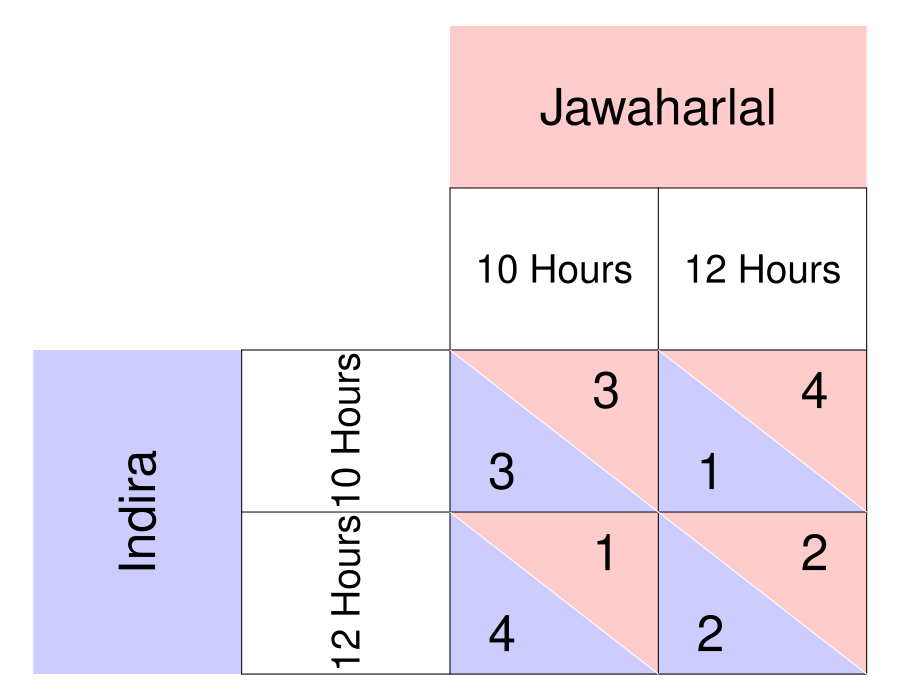

This chart was generated by the following R code:
require(ggplot2)
require(shape)
pdf(file = "society/matrix_fishermen_nosoln_ij.pdf", width = 9, height = 7)

par(mar =  c(0, 0, 0, 0))
xlims <- c(0, 8)
ylims <- c(0, 8)

#TextSizes
PlayerSize <- 3
StratSize <- 2.3
PayoffSize <- 3

p1fadelevel <- 0.2
p2fadelevel <- 0.2

#Payoffs are listed as c("NW", "SW", "NE", "SE")

#Considerations for Player 1
P1Name <- c("Indira")
P1Strat <- c("10 Hours", "12 Hours")
P1Payoffs <- c("3", "4", "1", "2")
P1BR1 <- c("SW") #Must be NW or SW - the BR prints accordingly. 
P1BR2 <- c("SE") #Must be NE or SE - the BR prints accordingly. 
P1bestsize <- 2.5 #Adjusts size of point indicating best response of P1
#NW = (5, 3); SW = (5,1); NE = (7, 3); SE = (7, 1)

#Considerations for Player 2
P2Name <- c("Jawaharlal")
P2Strat <- c("10 Hours", "12 Hours")
P2Payoffs <- c("3", "1", "4", "2")
P2BR1 <- c("NE") #Must be NW or SW - the BR prints accordingly. 
P2BR2 <- c("SE") #Must be NE or SE - the BR prints accordingly. 
P2bestsize <- 4 #Adjusts size of circle indicating best response of P1

plot(0, 0, xlim = xlims, ylim = ylims, type = "n",
     xlab = expression(""),
     ylab = expression(""),
     xaxt = "n", 
     yaxt = "n", 
     cex.lab = 2, 
     bty = "n")



#Color and label for Player 1 and their strategies
polygon(c(0,0,2,2,0), c(0,4,4,0,0), col=rgb(0, 0, 1, p1fadelevel), density=NULL, border = NA)
text(1, 2, P1Name[1], srt = 90, cex = PlayerSize)

text(3, 3, P1Strat[1], cex = StratSize, srt = 90)
text(3, 1, P1Strat[2], cex = StratSize, srt = 90)


#Color and label for Player 2
polygon(c(4,4,8,8,4), c(8,6,6,8,8), col=rgb(1, 0, 0, p2fadelevel), density=NULL, border = NA)
text(6, 7, P2Name[1], cex = PlayerSize)

text(5, 5, P2Strat[1], cex = StratSize)
text(7, 5, P2Strat[2], cex = StratSize)

#NorthWest cell 
#P1
polygon(c(4,4,6,4), c(4,2,2,4), col=rgb(0, 0, 1, p1fadelevel), density=NULL, border = NA)
#P2
polygon(c(4,6,6,4), c(4,4,2,4), col=rgb(1, 0, 0, p2fadelevel), density=NULL, border = NA)

#P1
text(4.5, 2.5, P1Payoffs[1], cex = PayoffSize)
#P2
text(5.5, 3.5, P2Payoffs[1], cex = PayoffSize)

#SouthWest cell  
#P1
polygon(c(4,4,6,4), c(2,0,0,2), col=rgb(0, 0, 1, p1fadelevel), density=NULL, border = NA)
#P2
polygon(c(4,6,6,4), c(2,2,0,2), col=rgb(1, 0, 0, p2fadelevel), density=NULL, border = NA)

#P1
text(4.5, 0.5, P1Payoffs[2], cex = PayoffSize)
#P2
text(5.5, 1.5, P2Payoffs[2], cex = PayoffSize)


#NorthEast cell 
#P1
polygon(c(6,6,8,6), c(4,2,2,4), col=rgb(0, 0, 1, p1fadelevel), density=NULL, border = NA)
#P2
polygon(c(6,8,8,6), c(4,4,2,4), col=rgb(1, 0, 0, p2fadelevel), density=NULL, border = NA)
#P1
text(6.5, 2.5, P1Payoffs[3], cex = PayoffSize)
#P2
text(7.5, 3.5, P2Payoffs[3], cex = PayoffSize)

#SouthEast cell 
#P1
polygon(c(6,6,8,6), c(2,0,0,2), col=rgb(0, 0, 1, p1fadelevel), density=NULL, border = NA)
#P2
polygon(c(6,8,8,6), c(2,2,0,2), col=rgb(1, 0, 0, p2fadelevel), density=NULL, border = NA)
#P1
text(6.5, 0.5, P1Payoffs[4], cex = PayoffSize)
#P2
text(7.5, 1.5, P2Payoffs[4], cex = PayoffSize)


#Lines for the Table
segments(8, 0, 8, 6, lty = 1, col = "black")
segments(4, 6, 8, 6, lty = 1, col = "black")
segments(2, 0, 2, 4, lty = 1, col = "black")
segments(2, 0, 8, 0, lty = 1, col = "black")
segments(2, 4, 8, 4, lty = 1, col = "black")
segments(4, 0, 4, 6, lty = 1, col = "black")
segments(2, 2, 8, 2, lty = 1, col = "black")
segments(6, 0, 6, 6, lty = 1, col = "black")

#Diagonals
#NW
segments(4, 4, 6, 2, lty = 1, col = "white")
#NE
segments(6, 4, 8, 2, lty = 1, col = "white")
#SW
segments(4, 2, 6, 0, lty = 1, col = "white")
#Se
segments(6, 2, 8, 0, lty = 1, col = "white")


#Best responses 
#P1 
# if (P1BR1[1] == "NW"){
#   points(5, 3, pch = 16, col = "black", cex = P1bestsize)
# } else{points(5, 1, pch = 16, col = "black", cex = P1bestsize)
# }
# 
# if (P1BR2[1] == "NE"){
#   points(7, 3, pch = 16, col = "black", cex = P1bestsize)
# } else{points(7, 1, pch = 16, col = "black", cex = P1bestsize)
# }
# 
# 
# #P2
# if (P2BR1[1] == "NW"){
#   points(5, 3, pch = 1, col = "black", cex = P2bestsize)
# } else{points(7, 3, pch = 1, col = "black", cex = P2bestsize)
# }
# 
# if (P2BR2[1] == "SW"){
#   points(5, 1, pch = 1, col = "black", cex = P2bestsize)
# } else{points(7, 1, pch = 1, col = "black", cex = P2bestsize)
# }

dev.off()
